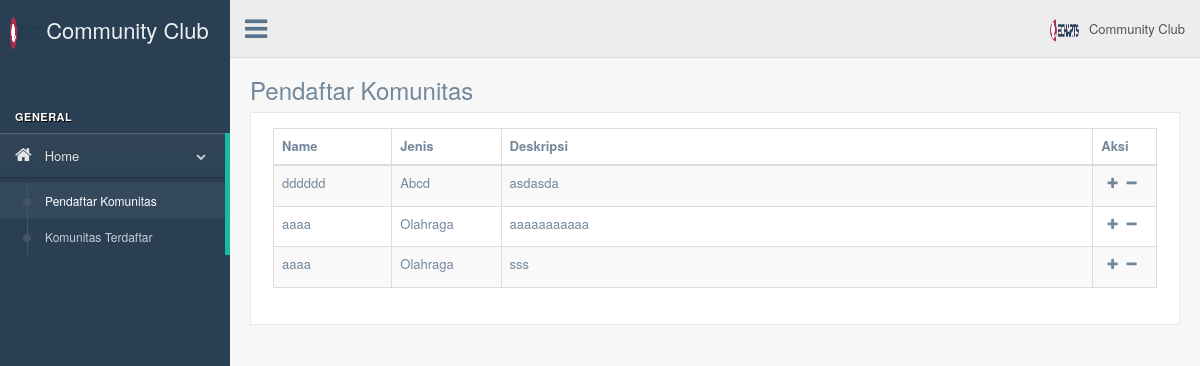
Screenshot of /admin/pendaftar_komunitas.php (signed in) with the database file from the repository.
### tables this page shows
CREATE TABLE IF NOT EXISTS `komunitas` (
  `komunitas_id` int(4) NOT NULL AUTO_INCREMENT,
  `komunitas_user` varchar(20) NOT NULL,
  `komunitas_pass` varchar(30) NOT NULL,
  `komunitas_logo` varchar(200) NOT NULL,
  `komunitas_logo_size` int(20) NOT NULL,
  `komunitas_logo_type` varchar(5) NOT NULL,
  `komunitas_nama` varchar(30) NOT NULL,
  `komunitas_jenis` varchar(20) NOT NULL,
  `komunitas_desk` text NOT NULL,
  `komunitas_status` varchar(1) NOT NULL,
  `komunitas_alamat` text NOT NULL,
  `komunitas_kontak` varchar(14) NOT NULL,
  PRIMARY KEY (`komunitas_id`)
);

### admin/pendaftar_komunitas.php (the view, shortened to what this page needs)
<?php
  include 'proses_login.php';
    ?><script>
<!DOCTYPE html>
<html lang="en">
  <head>
    <link href="../bootstrap/css/bootstrap.min.css" rel="stylesheet">
    <link href="vendors/font-awesome/css/font-awesome.min.css" rel="stylesheet">
    <link href="vendors/nprogress/nprogress.css" rel="stylesheet">
    <link href="vendors/iCheck/skins/flat/green.css" rel="stylesheet">
    <link href="vendors/datatables.net-bs/css/dataTables.bootstrap.min.css" rel="stylesheet">
    <link href="vendors/datatables.net-buttons-bs/css/buttons.bootstrap.min.css" rel="stylesheet">
    <link href="vendors/datatables.net-fixedheader-bs/css/fixedHeader.bootstrap.min.css" rel="stylesheet">
    <link href="vendors/datatables.net-responsive-bs/css/responsive.bootstrap.min.css" rel="stylesheet">
    <link href="vendors/datatables.net-scroller-bs/css/scroller.bootstrap.min.css" rel="stylesheet">
    <link href="build/css/custom.min.css" rel="stylesheet">
  </head>
  <body class="nav-md">
    <div class="container body">
      <div class="main_container">
        <div class="col-md-3 left_col">
          <div class="left_col scroll-view">
            <div class="navbar nav_title" style="border: 0;">
              <a href="index.html" class="site_title"><img src="../assets/logo.png" width="30px" height="32px"></i> <span>Community Club</span></a>
            </div>
            <div class="profile clearfix">
              <div class="profile_info">
              </div>
            </div>
            <br />
            <div id="sidebar-menu" class="main_menu_side hidden-print main_menu">
              <div class="menu_section">
                <h3>General</h3>
                <ul class="nav side-menu">
                  <li><a><i class="fa fa-home"></i> Home <span class="fa fa-chevron-down"></span></a>
                    <ul class="nav child_menu">
                      <li><a href="pendaftar_komunitas.php">Pendaftar Komunitas</a></li>
                      <li><a href="komunitas_terdaftar.php">Komunitas Terdaftar</a></li>
                    </ul>
                  </li>
                </ul>
              </div>
            </div>
          </div>
        </div>
        <div class="top_nav">
          <div class="nav_menu">
            <nav>
              <div class="nav toggle">
                <a id="menu_toggle"><i class="fa fa-bars"></i></a>
              </div>
              <ul class="nav navbar-nav navbar-right">
                <li class="">
                  <a href="javascript:;" class="user-profile dropdown-toggle" data-toggle="dropdown" aria-expanded="false">
                    <img src="../assets/logo.png" width="30px" height="32px" alt="">Community Club
                  </a>
                </li>
              </ul>
            </nav>
          </div>
        </div>
        <div class="right_col" role="main">
          <div class="">
            <div class="page-title">
              <div class="title_left">
                <h3>Pendaftar Komunitas</h3>
              </div>
            </div>
            <div class="clearfix"></div>
            <div class="row">
              <div class="col-md-12 col-sm-12 col-xs-12">
                <div class="x_panel">
                  <div class="x_content">
                    <table id="datatable" class="table table-striped table-bordered">
                      <thead>
                        <tr>
                          <th width="13%">Name</th>
                          <th width="12%">Jenis</th>
                          <th width="65%">Deskripsi</th>
                          <th width="7%">Aksi</th>
                        </tr>
                      </thead>
                      <tbody>
                      <?php
                      $query = mysqli_query($konek,"SELECT * FROM komunitas WHERE komunitas_status='N' order by komunitas_id asc");
                      while($row=mysqli_fetch_array($query)){
                      ?>
                          <tr>
                            <td><?php echo $row['komunitas_nama']; ?></td>
                            <td><?php echo ucfirst($row['komunitas_jenis']); ?></td>
                            <td><?php echo $row['komunitas_desk']; ?></td>
                            <td align="center">
                            <form method="post" action="proses_validasi_komunitas.php">
                              <button type="submit" style="background:none; border:none;padding:0;" name="terima">
                                <span class="fa fa-plus"></span>
                              </button>
                              <button type="submit" style="background:none; border:none;padding:0;" name="tolak">
                                <span class="fa fa-minus"></span>
                              </button>
                            </form>
                            </td>
                          </tr>
                      <?php
                      }
                      ?>
                      </tbody>
                    </table>
                  </div>
                </div>
              </div>
            </div>
          </div>
        </div>
      </div>
    </div>
  </body>
</html>

### rows the page displays
komunitas: komunitas_nama "dddddd", komunitas_jenis "Abcd", komunitas_desk "asdasda"
komunitas: komunitas_nama "aaaa", komunitas_jenis "Olahraga", komunitas_desk "aaaaaaaaaaa"
komunitas: komunitas_nama "aaaa", komunitas_jenis "Olahraga", komunitas_desk "sss"
